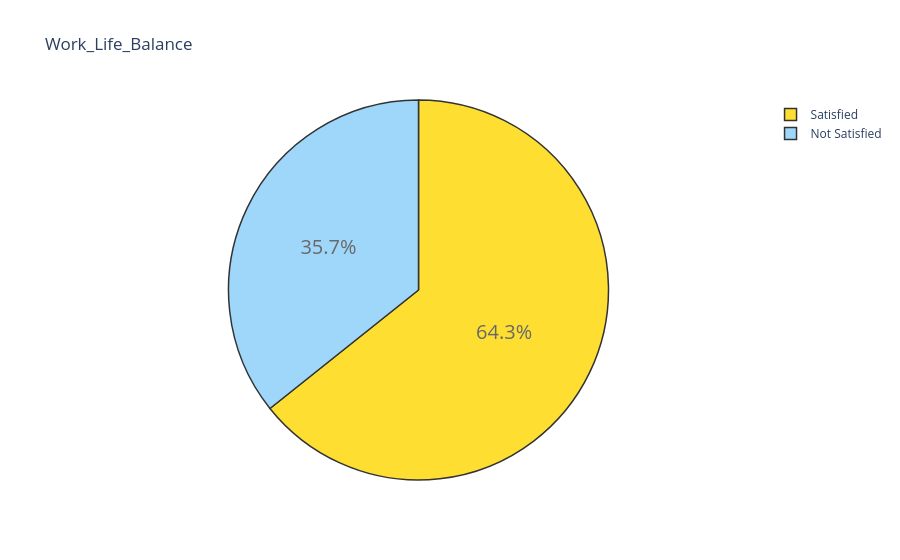
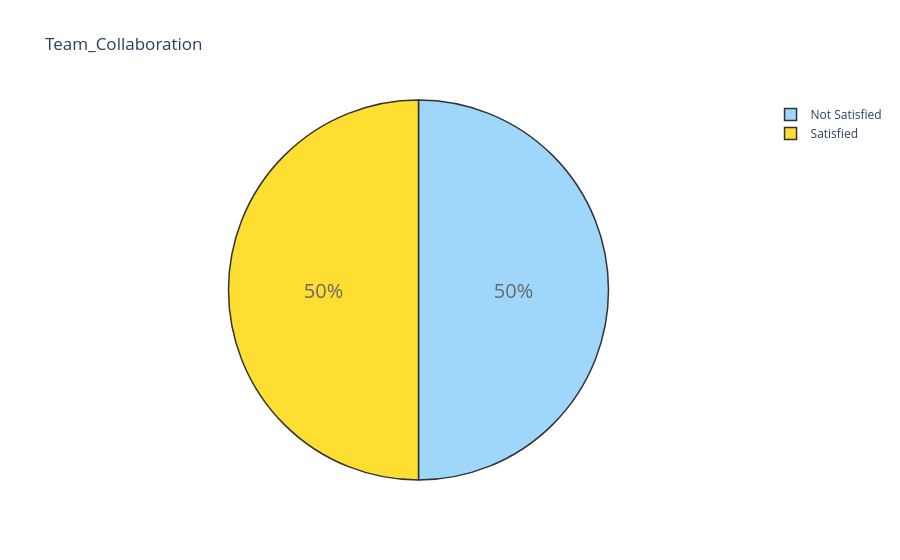

Notebook source saved alongside these figures, in order:
### Code cell
fun('Work_Life_Balance')
fun('Team_Collaboration')

### Figure 1 — Plotly figure (JSON) as saved in the notebook; plotly's stock layout.template omitted (floating-point values rounded to 4 significant figures)
{"data": [{"labels": ["Not Satisfied", "Satisfied"], "marker": {"colors": ["lightskyblue", "gold"], "line": {"color": "#000000", "width": 1.5}}, "opacity": 0.8, "textfont": {"size": 20}, "type": "pie", "values": [33.33, 60]}], "layout": {"title": {"text": "Work_Life_Balance"}}}

### Figure 2 — Plotly figure (JSON) as saved in the notebook; plotly's stock layout.template omitted (floating-point values rounded to 4 significant figures)
{"data": [{"labels": ["Not Satisfied", "Satisfied"], "marker": {"colors": ["lightskyblue", "gold"], "line": {"color": "#000000", "width": 1.5}}, "opacity": 0.8, "textfont": {"size": 20}, "type": "pie", "values": [33.33, 33.33]}], "layout": {"title": {"text": "Team_Collaboration"}}}
